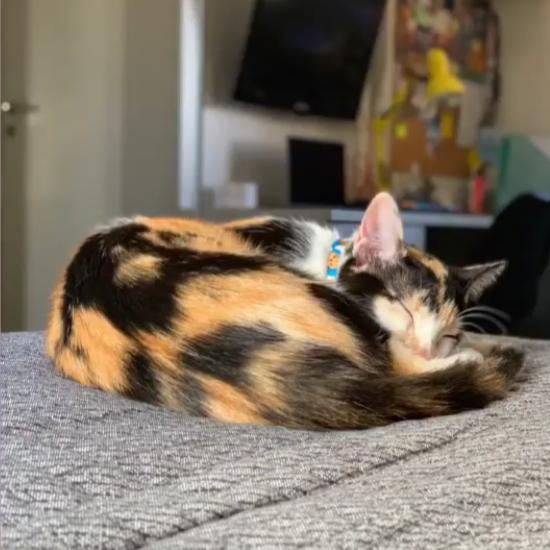
#> input picture arya.jpeg, 550 x 550 px
$ python image.py
#> lines starting #> are read from the running program, lines starting #| are printed output that depends on the picture
import cv2
import random
import numpy as np

def convert_image(img_tuple, lines, columns):
    new_image = np.empty([lines, columns, 3], dtype="uint8")
    for i in range(lines):
        line = np.empty([columns, 3], dtype="uint8")
        for j in range(columns):
            line[j] = img_tuple[i][j][1]
        new_image[i] = line
    return new_image

def convert_line(original_line):
    size = len(original_line)
    new_line = np.empty([size, 3], dtype="uint8")
    for i in range(size):
        new_line[i] = original_line[i][1]
    return new_line

def selection_sort(rand_tuples):
    size = len(rand_tuples)
    for i in range(size):
        for j in range(i+1, size):
            if rand_tuples[j][0] < rand_tuples[i][0]:
                aux = rand_tuples[i]
                rand_tuples[i] = rand_tuples[j]
                rand_tuples[j] = aux

    return rand_tuples

def shell_sort(rand_tuples):
 size = len(rand_tuples)
 gap = int(size/2)
 while(gap >= 1):
  i = gap
  while(i < size):
   value = rand_tuples[i]
   j = i
   while(j-gap >= 0 and value < rand_tuples[j - gap]):
    rand_tuples[j] =  rand_tuples[j - gap]
    j -= gap
   rand_tuples[j] = value
   i+=1
  gap = int(gap/2)
 return rand_tuples

def bubble_sort(rand_tuples):
    #subtraimos por um para sempre compararmos com os proximos valores
    size = len(rand_tuples) - 1
    #realiza o calculo de quantas vezes vai ser necessaria
    #a passagem pelo tamanho do vetor
    for i in range(size):
        #realiza a troca de posicoes dentro dos vetores
        for j in range(size -i):
            if rand_tuples[j][0] > rand_tuples[j+1][0]:
                rand_tuples[j], rand_tuples[j+1] = rand_tuples[j+1], rand_tuples[j]
    return rand_tuples

# Como se a cada elemento encontrado, o algorítmo percorre o vetor do fim pro começo para encontrar a posição adequada de inserção
def insertion_sort(rand_tuples):
    size = len(rand_tuples)
    for index in range(1,size): # Considering that the fist element is in the right position
        current = rand_tuples[index][0] #Stablish fixed element for comparison [(**id**, RGB)]
        current_tuple = rand_tuples[index] # [**(id, RGB)**]
        position = index
        #comparing one element to the one that is behind the current element
        while  position > 0 and rand_tuples[position-1][0] > current:
           # Doing the swaping
           rand_tuples[position] = rand_tuples[position-1]
           position -= 1
        rand_tuples[position] = current_tuple #Tuple being swapped from current_tuple
    # return the sorted tupl
    return rand_tuples

# # We define our 3 arrays
#  less = []
#  equal = []
#  greater = []
#
#  # if the length of our array is greater than 1
#  # we perform a sort
#  if len(array) > 1:
#      # Select our pivot. This doesn't have to be
#      # the first element of our array
#      pivot = array[0]
#
#      # recursively go through every element
#      # of the array passed in and sort appropriately
#      for x in array:
#          if x < pivot:
#              less.append(x)
#          if x == pivot:
#              equal.append(x)
#          if x > pivot:
#              greater.append(x)
#
#      # recursively call quicksort on gradually smaller and smaller
#      # arrays until we have a sorted list.
#      return quicksort(less)+equal+quicksort(greater)
#
#  else:
#      return array

# [(id, RGB),
#  (id, RGB),
#  ...
#  (id, RGB),
#  (id, RGB)]


if __name__ == "__main__":
    img = cv2.imread('arya.jpeg')
#> img is the input picture: shape (550, 550, 3); mean B, G, R 99.7, 113.9, 125.3
    cv2.imshow('Arya, The Cat', img)

    linhas = len(img)
#> linhas = 550
    colunas = len(img[0])
#> colunas = 550
    new_image = np.empty([linhas, colunas, 3], dtype="uint8")
    img_tuples = []
    img_random_tuples = []

    #Create img vector with tuples information
    for i in range(linhas):
        line_tuple = []
        for j in range(colunas):
            line_tuple.append((j, img[i][j]))
        img_tuples.append(line_tuple)
#> after the loop, img_tuples = 550 items

    #Randomiz vector with tuples
    for i in range(linhas):
        line_tuple = img_tuples[i]
        random.shuffle(line_tuple)
        img_random_tuples.append(line_tuple)
#> after the loop, img_random_tuples = 550 items

    new_image = convert_image(img_random_tuples, linhas, colunas)
#> after the loop in convert_image, `for i in range(lines):`:
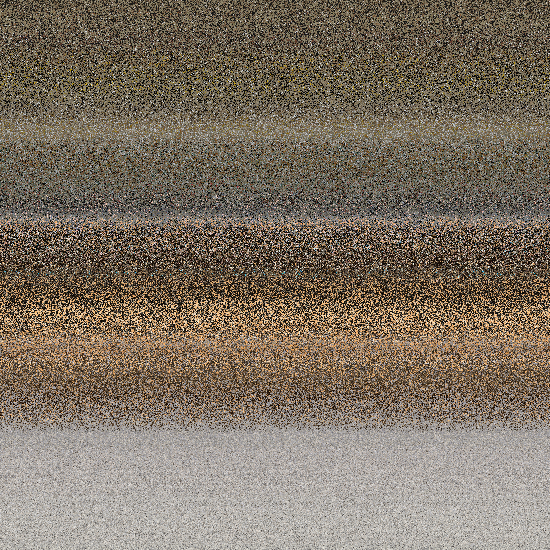
#> new_image: shape (550, 550, 3); mean of channels 0, 1, 2 99.7, 113.9, 125.3; drawn as B, G, R
    for i in range(linhas):
        tuple_line = shell_sort(img_random_tuples[i])
        converted_line = convert_line(tuple_line)
        if i == 1:
            print(tuple_line)
        new_image[i] = converted_line
        cv2.imshow('Something', new_image)
        cv2.waitKey(1)
#> this loop made 550 passes
#> (printed output is left out)
#> pass 2, `cv2.imshow('Something', new_image)`:
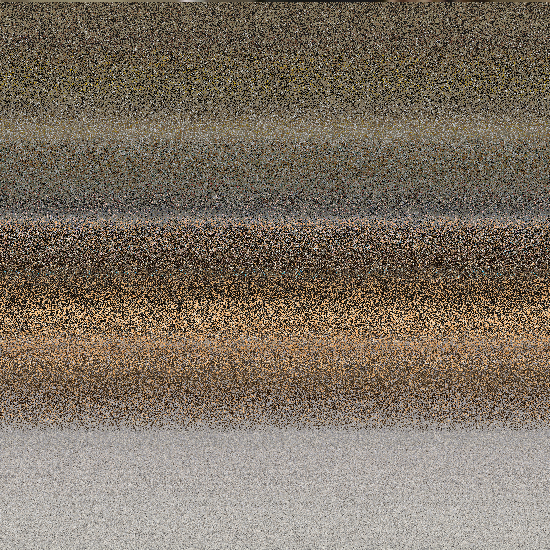
#> window 'Something': shape (550, 550, 3); mean B, G, R 99.7, 113.9, 125.3
        # print('passou')

    cv2.waitKey(0)
